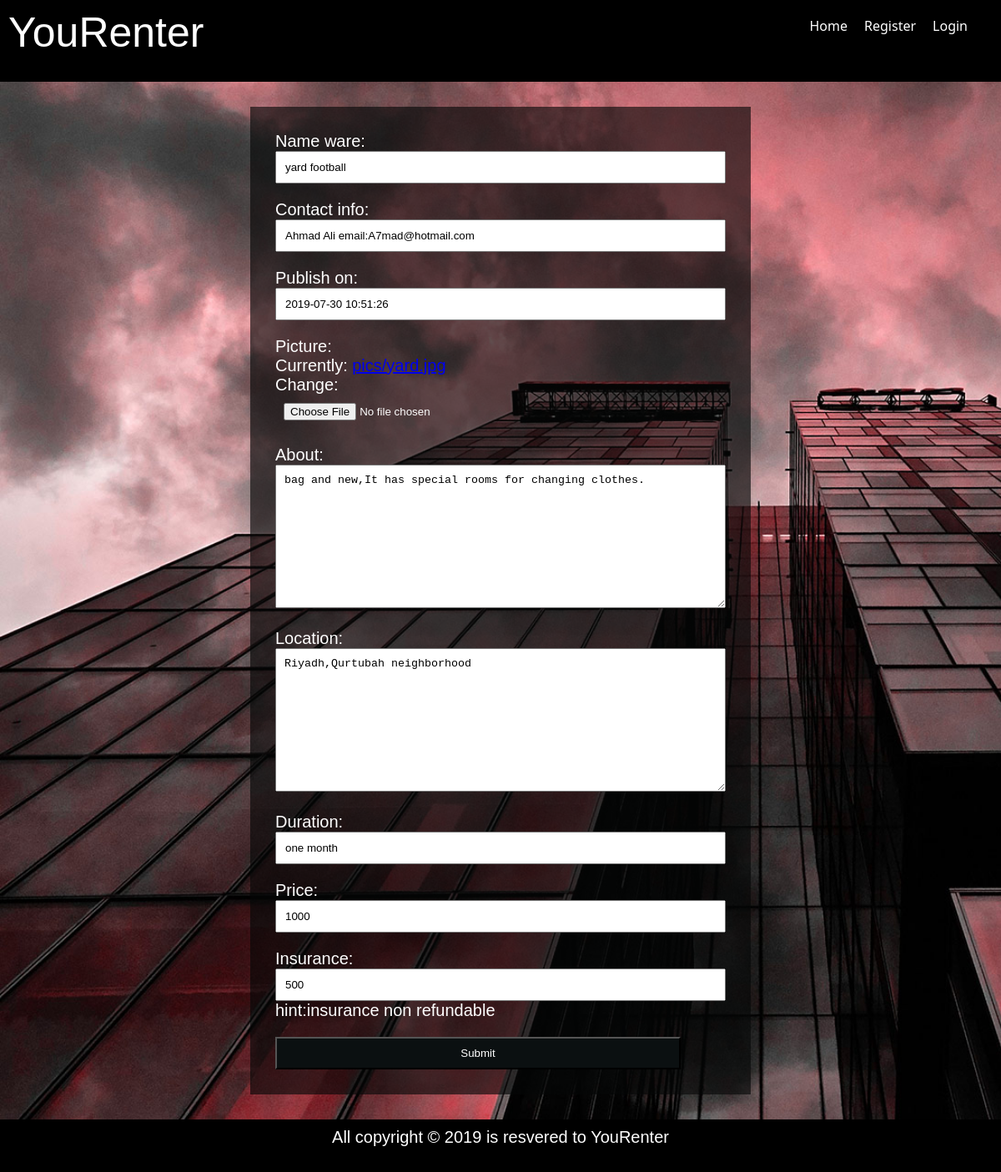
The page /ware/5/update/ on the database its author committed.
### renter_app/models.py (models this page shows, shortened)
class Ware(models.Model):
    name_ware = models.CharField(max_length=100)
    contact_info = models.CharField(max_length=100)
    publish_on = models.DateTimeField(default=timezone.now)
    picture = models.ImageField(upload_to='pics')
    about = models.TextField()
    location = models.TextField()
    duration = models.CharField(max_length=200)
    price = models.IntegerField()
    insurance = models.IntegerField(help_text="hint:insurance non refundable")

### renter_app/views.py (the view)
# urls.py: path('ware/<int:pk>/update/', views.WareUpdate.as_view(), name='update-ware'),
class WareUpdate(UpdateView):
    model = Ware
    fields = '__all__'
    template_name = 'ware_form.html'

### templates/ware_form.html (shortened to what this page needs)
{% extends 'base.html' %}
{% block body %}
<div class="container">
    <form action="" method="POST">
        {{form.as_p}}
        <input type="submit" value="Submit" class="btn">
    </form>
</div>
{% endblock %}

### static/style.css (style rules this page uses)
* { padding: 0; margin: 0; box-sizing: border-box; }
h1, h2, h3, p { margin-bottom: 20px; font: 20px sans-serif; color: white; }
body { background-image: url('imge/cta01.jpg'); font-family: 'Segoe UI', Tahoma, Geneva, Verdana, sans-serif; -webkit-background-size: cover; -moz-background-size: cover; -o-background-size: cover; background-size: cover; }
.container { width: 50% ; margin: 30px auto ; padding: 30px; background-color: #060707a1; }
input, textarea { width: 100%; padding: 10px; }
label { display: block; }
.btn { width: 90%; background-color: #0b1011; color: white; }

### rows shown on the page
Ware: name_ware "yard football", contact_info "Ahmad Ali email:A7mad@hotmail.com", publish_on "2019-07-30 10:51:26", about "bag and new,It has special rooms for changing clothes.", location "Riyadh,Qurtubah neighborhood", duration "one month", price "1000", insurance "500"
